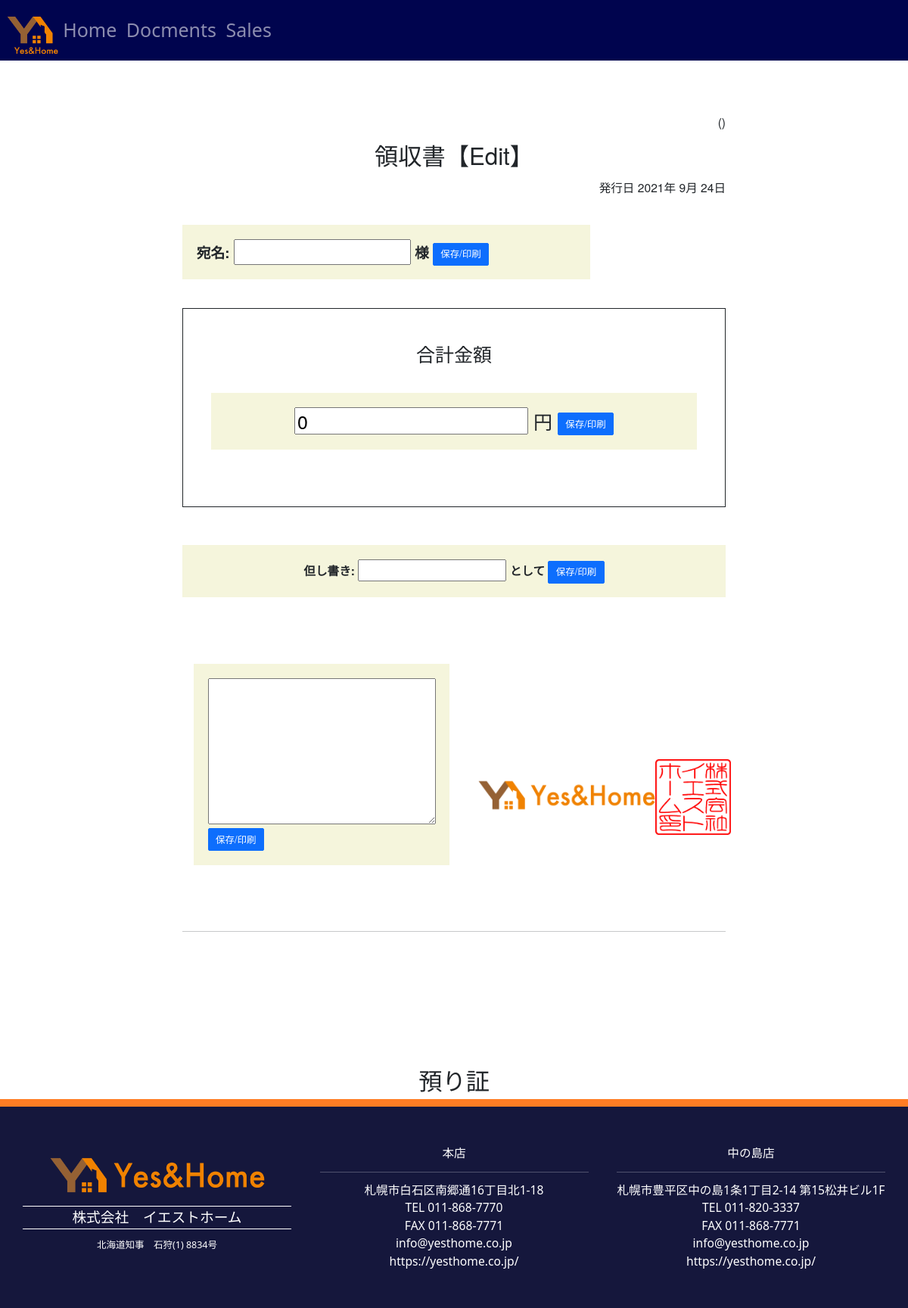
Page /docs/receipt/2/edit/ (signed in) on the earlier database version.
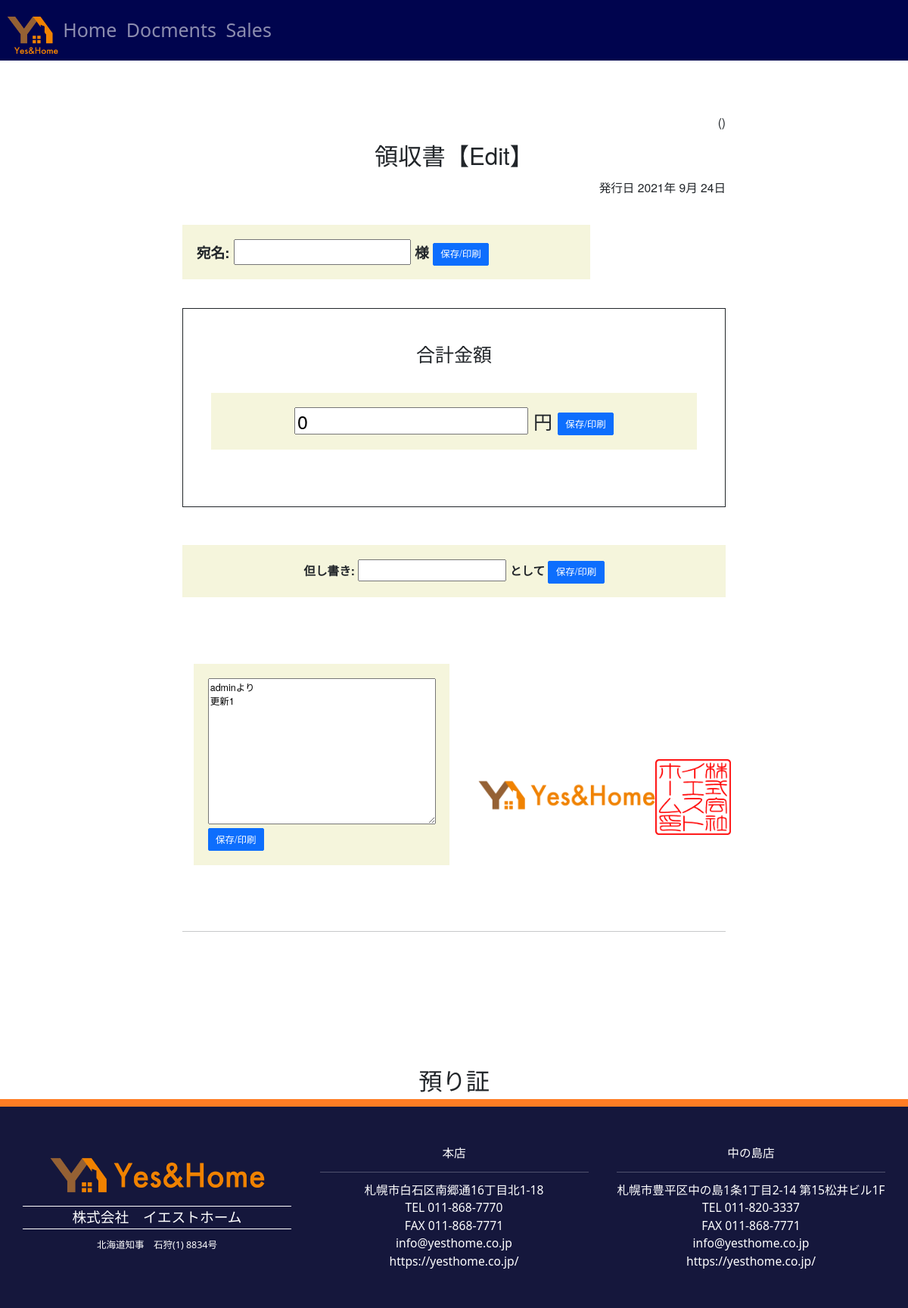
Same page on the later database version.
### docs/models.py (models this page shows, shortened)
class ContractModel(models.Model):
    class Meta:
        verbose_name_plural = '01_契約データ'
    title = models.CharField(verbose_name='契約ID', max_length=100, default='')
    completed = models.BooleanField(verbose_name='完了フラグ', default=False)
    customer = models.ForeignKey(CustomerModel, verbose_name='契約者', on_delete=models.PROTECT)
    property = models.ForeignKey(PropertyModel, verbose_name='物件', on_delete=models.PROTECT)
    corp = models.ForeignKey(CorpModel, verbose_name='担当店舗', on_delete=models.PROTECT, blank=True, null=True, )
    staff = models.ForeignKey(StaffModel, verbose_name='担当者', default='', on_delete=models.PROTECT, blank=True, null=True, )
    kanri = models.ForeignKey(KanriModel, verbose_name='管理会社', on_delete=models.PROTECT)
    trans = models.ForeignKey(TransModel, verbose_name='引越業者', on_delete=models.PROTECT)
    guarant = models.ForeignKey(GuarantModel, verbose_name='保証会社', on_delete=models.PROTECT)
    offerdate = models.DateField(verbose_name='申込日', default=None, blank=True )
    contractdate = models.DateField(verbose_name='契約開始日', auto_now=True,  null=True, )
    occupdate = models.DateField(verbose_name='入居日', default=None, blank=True, null=True, )
    postdate = models.DateField(verbose_name='登録日時', auto_now_add=True, blank=True, null=True)
    update = models.DateField(verbose_name='更新日時', auto_now=True, null=True)
    month1 = models.IntegerField(verbose_name='当月', default=datetime.datetime.today().month, blank=True, null=True,
                                                          )
    month2 = models.PositiveSmallIntegerField(verbose_name='翌月', default=datetime.datetime.today().month+1, blank=True, null=True, )
    shikikin = models.PositiveSmallIntegerField(verbose_name='敷金', default=0, blank=True, null=True, )
    reikin = models.PositiveSmallIntegerField(verbose_name='礼金', default=0, blank=True, null=True, )
    yachin1 = models.PositiveSmallIntegerField(verbose_name='家賃(当月)', default=0, blank=True, null=True, )
    yachin2 = models.PositiveSmallIntegerField(verbose_name='家賃(翌月)', default=0, blank=True, null=True, )
    kyoekihi1 = models.PositiveSmallIntegerField(verbose_name='共益費(当月)', default=0, blank=True, null=True, )
    kyoekihi2 = models.PositiveSmallIntegerField(verbose_name='共益費(翌月)', default=0, blank=True, null=True, )
    chonai1 = models.PositiveSmallIntegerField(verbose_name='町内会費(当月)', default=0, blank=True, null=True, )
    chonai2 = models.PositiveSmallIntegerField(verbose_name='町内会費(翌月)', default=0, blank=True, null=True, )
    kanrihi1 = models.PositiveSmallIntegerField(verbose_name='管理費(当月)', default=0, blank=True, null=True, )
    kanrihi2 = models.PositiveSmallIntegerField(verbose_name='管理費(翌月)', default=0, blank=True, null=True, )
    park1 = models.PositiveSmallIntegerField(verbose_name='駐車場費(当月)', default=0, blank=True, null=True, )
    park2 = models.PositiveSmallIntegerField(verbose_name='駐車場費(翌月)', default=0, blank=True, null=True, )
    item1 = models.CharField(verbose_name='項目1', default='月額保証料', max_length=50, blank=True, null=True, )
    hosyo = models.SmallIntegerField(verbose_name='項目1金額', default=0, blank=True, null=True, )
    item2 = models.CharField(verbose_name='項目2', default='火災保険料', max_length=50, blank=True, null=True, )
    kasai = models.SmallIntegerField(verbose_name='項目2金額', default=0, blank=True, null=True, )
    item3 = models.CharField(verbose_name='項目3', default='仲介手数料', max_length=50, blank=True, null=True, )
    chukai = models.SmallIntegerField(verbose_name='項目3金額', default=0, blank=True, null=True, )
    item4 = models.CharField(verbose_name='項目4', default='清掃料', max_length=50, blank=True, null=True, )
    etc3 = models.SmallIntegerField(verbose_name='項目4金額', default=0, blank=True, null=True, )
    item5 = models.CharField(verbose_name='項目5', default='初回保証委託料', max_length=50, blank=True, null=True, )
    hosyoitaku = models.SmallIntegerField(verbose_name='項目5金額', default=0, blank=True, null=True, )
    item6 = models.CharField(verbose_name='項目6', default='FF分解整備料', max_length=50, blank=True, null=True, )
    ff = models.SmallIntegerField(verbose_name='項目6金額', default=0, blank=True, null=True, )
    item7 = models.CharField(verbose_name='項目7', default='シリンダー交換料', max_length=50, blank=True, null=True, )
    cyrinder = models.SmallIntegerField(verbose_name='項目7金額', default=0, blank=True, null=True, )
    item8 = models.CharField(verbose_name='項目8', default='', max_length=50, blank=True, null=True, )
    item8bill = models.SmallIntegerField(verbose_name='項目8金額', default=0, blank=True, null=True, )
    item9 = models.CharField(verbose_name='項目9', default='', max_length=50, blank=True, null=True, )
    itemb9ill = models.SmallIntegerField(verbose_name='項目9金額', default=0, blank=True, null=True, )
    total = models.PositiveSmallIntegerField(verbose_name='合計金額(税込)', default=None, blank=True, null=True, )
    deposit = models.PositiveSmallIntegerField(verbose_name='手付金', default=0, blank=True, null=True, )
    zankin = models.PositiveSmallIntegerField(verbose_name='差引残金', default=None, blank=True, null=True, )
    limit = models.DateField(verbose_name='差引残金期日', default=None, blank=True, null=True)
    etcitem1 = models.CharField(verbose_name='上記外項目1', default='火災保険料(2年)', max_length=50, blank=True, null=True, )
    etcitem1bill = models.SmallIntegerField(verbose_name='上記外項目1金額', default=0, blank=True, null=True, )
    etcitem2 = models.CharField(verbose_name='上記外項目2', default='ハウスクリーニング料(退去時)', max_length=50, blank=True, null=True, )
    etcitem2bill = models.SmallIntegerField(verbose_name='上記外項目2金額', default=0, blank=True, null=True, )
    etcitem3 = models.CharField(verbose_name='上記外項目3', default='シリンダー交換料(退去時)', max_length=50, blank=True, null=True, )
    etcitem3bill = models.SmallIntegerField(verbose_name='上記外項目3金額', default=0, blank=True, null=True, )
    adbill = models.SmallIntegerField(verbose_name='広告料金額', default=0, blank=True, null=True, )
    doc1 = models.CharField(verbose_name='必要書類1', default='入居者全員住民票(本籍省略)', max_length=50, blank=True, null=True, )
    doc1a = models.BooleanField(verbose_name='必要書類1_契約者', default=False, blank=True, null=True, )
    doc1b = models.BooleanField(verbose_name='必要書類1_同居人', default=False, blank=True, null=True, )
    doc1c = models.BooleanField(verbose_name='必要書類1_連帯保証人', default=False, blank=True, null=True, )
    doc2 = models.CharField(verbose_name='必要書類2', default='入居者全員住民票(本籍記載)', max_length=50, blank=True, null=True, )
    doc2a = models.BooleanField(verbose_name='必要書類2_契約者', default=False, blank=True, null=True, )
    doc2b = models.BooleanField(verbose_name='必要書類2_同居人', default=False, blank=True, null=True, )
    doc2c = models.BooleanField(verbose_name='必要書類2_連帯保証人', default=False, blank=True, null=True, )
    doc3 = models.CharField(verbose_name='必要書類3', default='印鑑証明書', max_length=50, blank=True, null=True, )
    doc3a = models.BooleanField(verbose_name='必要書類3_契約者', default=False, blank=True, null=True, )
    doc3b = models.BooleanField(verbose_name='必要書類3_同居人', default=False, blank=True, null=True, )
    doc3c = models.BooleanField(verbose_name='必要書類3_連帯保証人', default=False, blank=True, null=True, )
    doc4 = models.CharField(verbose_name='必要書類4', default='身分証明書写し', max_length=50, blank=True, null=True, )
    doc4a = models.BooleanField(verbose_name='必要書類4_契約者', default=False, blank=True, null=True, )
    doc4b = models.BooleanField(verbose_name='必要書類4_同居人', default=False, blank=True, null=True, )
    doc4c = models.BooleanField(verbose_name='必要書類4_連帯保証人', default=False, blank=True, null=True, )
    doc5 = models.CharField(verbose_name='必要書類5', default='社会保険証写し', max_length=50, blank=True, null=True, )
    doc5a = models.BooleanField(verbose_name='必要書類5_契約者', default=False, blank=True, null=True, )
    doc5b = models.BooleanField(verbose_name='必要書類5_同居人', default=False, blank=True, null=True, )
    doc5c = models.BooleanField(verbose_name='必要書類5_連帯保証人', default=False, blank=True, null=True, )
    doc6 = models.CharField(verbose_name='必要書類6', default='所得証明書', max_length=50, blank=True, null=True, )
    doc6a = models.BooleanField(verbose_name='必要書類6_契約者', default=False, blank=True, null=True, )
    doc6b = models.BooleanField(verbose_name='必要書類6_同居人', default=False, blank=True, null=True, )
    doc6c = models.BooleanField(verbose_name='必要書類6_連帯保証人', default=False, blank=True, null=True, )
    doc7 = models.CharField(verbose_name='必要書類7', default='車検証写し', max_length=50, blank=True, null=True, )
    doc7a = models.BooleanField(verbose_name='必要書類7_契約者', default=False, blank=True, null=True, )
    doc7b = models.BooleanField(verbose_name='必要書類7_同居人', default=False, blank=True, null=True, )
    doc7c = models.BooleanField(verbose_name='必要書類7_連帯保証人', default=False, blank=True, null=True, )
    doc8 = models.CharField(verbose_name='必要書類8', default='学生証写し', max_length=50, blank=True, null=True, )
    doc8a = models.BooleanField(verbose_name='必要書類8_契約者', default=False, blank=True, null=True, )
    doc8b = models.BooleanField(verbose_name='必要書類8_同居人', default=False, blank=True, null=True, )
    doc8c = models.BooleanField(verbose_name='必要書類8_連帯保証人', default=False, blank=True, null=True, )
    doc9 = models.CharField(verbose_name='必要書類9', default='在籍証明書', max_length=50, blank=True, null=True, )
    doc9a = models.BooleanField(verbose_name='必要書類9_契約者', default=False, blank=True, null=True, )
    doc9b = models.BooleanField(verbose_name='必要書類9_同居人', default=False, blank=True, null=True, )
    doc9c = models.BooleanField(verbose_name='必要書類9_連帯保証人', default=False, blank=True, null=True, )
    doca = models.CharField(verbose_name='必要書類10', default='内定通知書', max_length=50, blank=True, null=True, )
    docaa = models.BooleanField(verbose_name='必要書類10_契約者', default=False, blank=True, null=True, )
    docab = models.BooleanField(verbose_name='必要書類10_同居人', default=False, blank=True, null=True, )
    docac = models.BooleanField(verbose_name='必要書類10_連帯保証人', default=False, blank=True, null=True, )
    docb = models.CharField(verbose_name='必要書類11', default='合格通知書', max_length=50, blank=True, null=True, )
    docba = models.BooleanField(verbose_name='必要書類11_契約者', default=False, blank=True, null=True, )
    docbb = models.BooleanField(verbose_name='必要書類11_同居人', default=False, blank=True, null=True, )
    docbc = models.BooleanField(verbose_name='必要書類11_連帯保証人', default=False, blank=True, null=True, )
    remarks = models.TextField(verbose_name='特記事項', blank=True, null=True, default='')
    jsdate = models.DateField(verbose_name='重説実施日', default=None, blank=True, null=True,  )
    zanmuremarks = models.TextField(verbose_name='残務処理特記事項', blank=True, null=True, default='')
    reportdoc = models.TextField(verbose_name='契約関係書類報告書　添付書類', blank=True, null=True, \
        default='・入居申込書\n・契約書コピー（別紙特約、覚書等）\n・重説控え（原本）\n・保証会社申込書（身分証明書等含）\n・保証会社承認通知書\n・保証会社契約書控え（コピー）\n・鍵受領書\n・')
    reportremarks = models.TextField(verbose_name='契約関係書類報告書　備考', blank=True, null=True, default='')
    key1 = models.PositiveSmallIntegerField(verbose_name='鍵本数(部屋)', default=1, blank=True, null=True, )
    key2 = models.PositiveSmallIntegerField(verbose_name='鍵本数(車庫)', default=0, blank=True, null=True, )
    key3 = models.PositiveSmallIntegerField(verbose_name='鍵本数(トランクルーム)', default=0, blank=True, null=True, )
    transdate = models.TextField(verbose_name='引越連絡希望日', default='第1希望 月　日　:  ～　: \n\n第2希望 月　日　:  ～　: \n\n第3希望 月　日　:  ～　: ', blank=True, null=True,  )
    transremarks = models.TextField(verbose_name='引越見積依頼書　備考', default='', blank=True, null=True,  )
    kanridoc = models.TextField(verbose_name='管理会社宛FAX　本文', blank=True, null=True,
        default='拝啓　時下益々ご清栄のこととお慶び申し上げます。\n\nいつもお世話になっております。\n\n表記物件の入居申込書を送付致します。\n\n（送信枚数　本紙を含め　　枚）\n\n【備考】\n\n', )
    receipt_atena = models.CharField(verbose_name='領収書　宛名', default='', max_length=50, blank=True, null=True, )
    receipt_meimo = models.CharField(verbose_name='領収書　但し書き', default='', max_length=50, blank=True, null=True, )
    receipt_total = models.PositiveSmallIntegerField(verbose_name='領収書　合計金額', default=0, blank=True, null=True, )
    receiptremarks1 = models.TextField(verbose_name='領収書　備考', default='', blank=True, null=True,  )
    azukari_atena = models.CharField(verbose_name='預り証　宛名', default='', max_length=50, blank=True, null=True, )
    azukari_meimo = models.CharField(verbose_name='預り証　但し書き', default='', max_length=50, blank=True, null=True, )
    azukari_total = models.PositiveSmallIntegerField(verbose_name='預り証　合計金額', default=0, blank=True, null=True, )
    azukari_remarks2 = models.TextField(verbose_name='預り証　備考', default='', blank=True, null=True,  )

### docs/views.py (the view)
# urls.py: path("receipt/<int:contract_id>/edit/", views.receipt_edit, name="receipt_edit"),
@login_required
def receipt_edit(request, contract_id):
    contract = get_object_or_404(ContractModel, pk=contract_id)
    if request.method == "POST":
        form = ReceiptForm(request.POST, instance=contract)
        if form.is_valid():
            form.save()
            return render(request, 'receipt_print.html',
                 {'contract': contract})
    else:
        form = ReceiptForm(instance=contract)
    return render(request, 'receipt_edit.html', {'form': form})

### docs/forms.py
class ReceiptForm(forms.ModelForm):
    class Meta:
        model = ContractModel
        fields = ('receipt_atena', 'receipt_meimo', 'receipt_total', 'receiptremarks1')
        labels = {
            'receipt_atena': '宛名',
            'receipt_meimo': '但し書き',
            'receipt_total': '合計金額',
            'receiptremarks1': '備考'
        }
        help_texts = {
            'receipt_atena': '様',
            'receipt_meimo': 'として',
            'receipt_total': '円',
            'receiptremarks1': ''
        }

### templates/receipt_edit.html (shortened to what this page needs)
{% extends 'base.html' %}
{% load static %}
{% block content %}
<main class="flex-shrink-0 py-0 px-6">
<div class="header-end" style="height: 150px;">---</div>
<div class="container p-0 mt-0">
    <p class="lead text-end">({{ contract.title }})</p>
</div>
<div class="container p-0 mt-0">
    <h1 class="text-center">領収書【Edit】</h1>
</div>
<div class="container p-0 mt-3">
  <p class="lead text-end">発行日 {% now "Y年 n月 j日" %}</p>
</div>
<form method="POST">
    <strong>
    <div class="field p-4 my-5" style="font-size: 1.5rem;width:75%; border: solid 0px ;background-color: beige; ">
        {{ form.receipt_atena.label_tag }}
        {{ form.receipt_atena }}
        <span class="helptext">{{ form.receipt_atena.help_text }}</span>
        <button type="submit" class="submit btn btn-primary">保存/印刷</button>
    </div>
    </strong>
</form>
<div class="container p-5 mt-5" style="border: solid 1px; width: 100%;">
  <h2 class="text-center mt-2">合計金額
    <form method="POST">
        <div class="inline-block field p-4 my-5" style="width:100%; border: solid 0px ;background-color: beige; ">
            {{ form.receipt_total }}
            <span class="helptext">{{ form.receipt_total.help_text }}</span>
            <button type="submit" class="submit btn btn-primary">保存/印刷</button>
        </div>
    </form>
    </h2>
</div>
<div class="container p-0 mt-3" style="border: solid 0px;">
      <strong>
          <dl class="row text-center" style="font-size: 1.25rem; ">
            <div style="width:100%">
            <form method="POST">
                <div class="field p-4 my-5" style="width:100%; border: solid 0px ;background-color: beige; ">
                    {{ form.receipt_meimo.label_tag }}
                    {{ form.receipt_meimo }}
                    <span class="helptext">{{ form.receipt_meimo.help_text }}</span>
                    <button type="submit" class="submit btn btn-primary">保存/印刷</button>
                </div>
            </form>
            </div>
          </dl>
       </strong>
</div>
  <div class="container px-6 pt-0 mt-2">
    <div class="row gx-5 ">
      <div class="col">
            <form method="POST">
                <div class="field p-4 my-5" style="width:100%; border: solid 0px ;background-color: beige; ">
                    {{ form.receiptremarks1 }}
                    <button type="submit" class="submit btn btn-primary">保存/印刷</button>
                </div>
            </form>
      </div>
      <div class="col " style="position: relative;">
        <br>
        <br>
        <br>
        <br>
        <br>
        <br>
        <br>
        <br>
        <br>
        <img class="mt-3 py-2" src="{% static 'img/logo2.png' %}" alt="イエストホーム" title="logo" width="75%">
        <img class="imgprint" src="{% static 'img/kakuin.png' %}" alt="イエストホーム角印" width="100px" style="position: absolute; top: 48%;">
    </div>
    </div>
  </div>
  <div class="header-end" style="height: 150px;"><br><br><hr></div>
  <br>
  <br>
  <div class="container p-0 mt-6">
      <h1 class="text-center">預り証</h1>
  </div>
</main>
{% endblock content %}

Differences in the rows shown:
changed ContractModel: receiptremarks1 (not shown) → "adminより 更新1"
